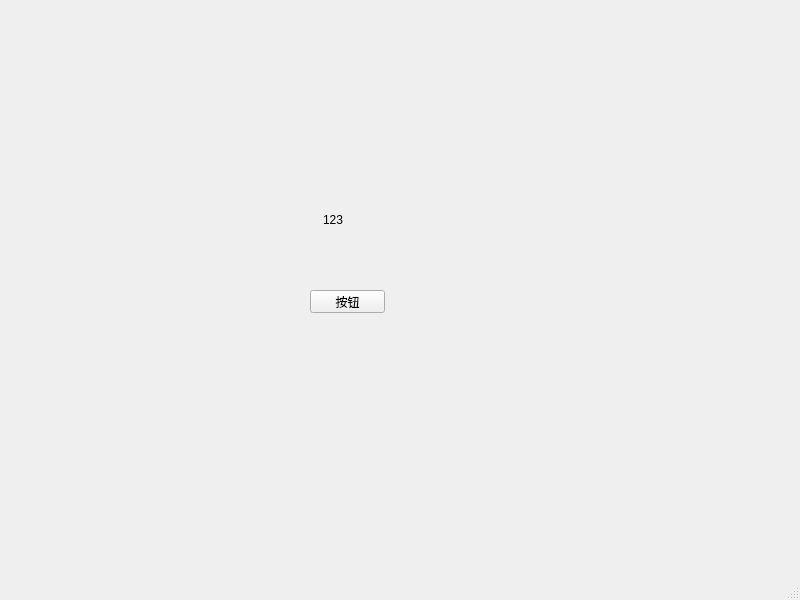
<?xml version="1.0" encoding="UTF-8"?>
<ui version="4.0">
 <class>MainWindow</class>
 <widget class="QMainWindow" name="MainWindow">
  <property name="geometry">
   <rect>
    <x>0</x>
    <y>0</y>
    <width>800</width>
    <height>600</height>
   </rect>
  </property>
  <property name="windowTitle">
   <string>MainWindow</string>
  </property>
  <widget class="QWidget" name="centralwidget">
   <widget class="QPushButton" name="pushButton">
    <property name="geometry">
     <rect>
      <x>310</x>
      <y>290</y>
      <width>75</width>
      <height>23</height>
     </rect>
    </property>
    <property name="text">
     <string>按钮</string>
    </property>
   </widget>
   <widget class="QLabel" name="label">
    <property name="geometry">
     <rect>
      <x>323</x>
      <y>210</y>
      <width>51</width>
      <height>20</height>
     </rect>
    </property>
    <property name="text">
     <string>123</string>
    </property>
   </widget>
  </widget>
  <widget class="QMenuBar" name="menubar">
   <property name="geometry">
    <rect>
     <x>0</x>
     <y>0</y>
     <width>800</width>
     <height>23</height>
    </rect>
   </property>
  </widget>
  <widget class="QStatusBar" name="statusbar"/>
 </widget>
 <resources/>
 <connections/>
</ui>
